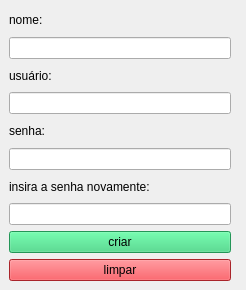
<?xml version="1.0" encoding="UTF-8"?>
<ui version="4.0">
 <class>MainWindow</class>
 <widget class="QMainWindow" name="MainWindow">
  <property name="geometry">
   <rect>
    <x>0</x>
    <y>0</y>
    <width>246</width>
    <height>290</height>
   </rect>
  </property>
  <property name="windowTitle">
   <string>cadastro</string>
  </property>
  <widget class="QWidget" name="centralwidget">
   <layout class="QGridLayout" name="gridLayout">
    <item row="9" column="0">
     <widget class="QPushButton" name="btCriar">
      <property name="styleSheet">
       <string notr="true">background-color: rgb(51, 209, 122);</string>
      </property>
      <property name="text">
       <string>criar</string>
      </property>
     </widget>
    </item>
    <item row="3" column="0">
     <widget class="QLineEdit" name="varUsuario"/>
    </item>
    <item row="10" column="0">
     <widget class="QPushButton" name="btLimpar">
      <property name="styleSheet">
       <string notr="true">background-color: rgb(237, 51, 59);</string>
      </property>
      <property name="text">
       <string>limpar</string>
      </property>
     </widget>
    </item>
    <item row="7" column="0">
     <widget class="QLineEdit" name="varSenhaNV"/>
    </item>
    <item row="0" column="0">
     <widget class="QLabel" name="label">
      <property name="text">
       <string>nome:</string>
      </property>
     </widget>
    </item>
    <item row="5" column="0">
     <widget class="QLineEdit" name="varSenha"/>
    </item>
    <item row="1" column="0">
     <widget class="QLineEdit" name="varNme"/>
    </item>
    <item row="6" column="0" colspan="2">
     <widget class="QLabel" name="label_4">
      <property name="text">
       <string>insira a senha novamente:</string>
      </property>
     </widget>
    </item>
    <item row="2" column="0">
     <widget class="QLabel" name="label_2">
      <property name="text">
       <string>usuário:</string>
      </property>
     </widget>
    </item>
    <item row="4" column="0">
     <widget class="QLabel" name="label_3">
      <property name="text">
       <string>senha:</string>
      </property>
     </widget>
    </item>
   </layout>
  </widget>
 </widget>
 <resources/>
 <connections/>
</ui>
